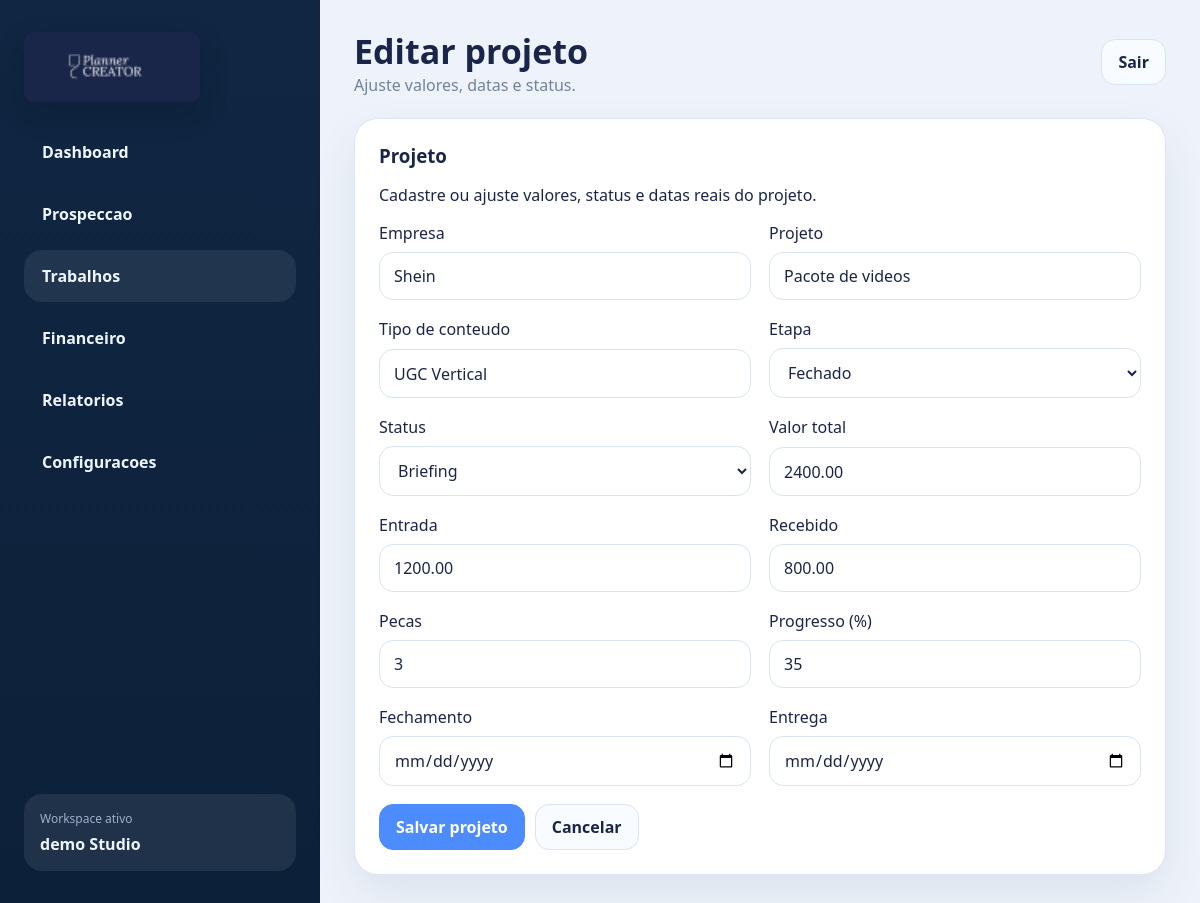
The app's page /trabalhos/1/editar/ (signed in) with its own data.
### studio/models.py (models this page shows, shortened)
class TimestampedModel(models.Model):
    created_at = models.DateTimeField(auto_now_add=True)
    updated_at = models.DateTimeField(auto_now=True)
    class Meta:
        abstract = True

class Workspace(TimestampedModel):
    name = models.CharField(max_length=160)
    slug = models.SlugField(max_length=180, unique=True, blank=True)
    class Meta:
        ordering = ["name"]

class WorkspaceOwnedModel(TimestampedModel):
    workspace = models.ForeignKey(Workspace, on_delete=models.CASCADE)
    class Meta:
        abstract = True

class Project(WorkspaceOwnedModel):
    company = models.CharField(max_length=160)
    project_name = models.CharField(max_length=180)
    content_type = models.CharField(max_length=120, default="UGC Vertical")
    stage = models.CharField(max_length=30, choices=PROJECT_STAGE_CHOICES, default="Fechado")
    status = models.CharField(max_length=40, choices=PROJECT_STATUS_CHOICES, default="Briefing")
    total_value = models.DecimalField(max_digits=12, decimal_places=2, default=0)
    entry_value = models.DecimalField(max_digits=12, decimal_places=2, default=0)
    received_value = models.DecimalField(max_digits=12, decimal_places=2, default=0)
    deliverables_count = models.PositiveIntegerField(default=1)
    progress = models.PositiveSmallIntegerField(default=0)
    close_date = models.DateField()
    due_date = models.DateField()
    class Meta:
        ordering = ["stage", "due_date", "-updated_at"]

### studio/views.py (the view)
# urls.py: path("trabalhos/<int:pk>/editar/", project_edit, name="project_edit"),
@login_required
def project_edit(request: HttpRequest, pk: int) -> HttpResponse:
    workspace = _workspace(request)
    project = get_object_or_404(Project, pk=pk, workspace=workspace)
    form = ProjectForm(request.POST or None, instance=project)
    if request.method == "POST" and form.is_valid():
        form.save()
        messages.success(request, "Projeto atualizado.")
        return redirect("jobs")
    context = shell_context("jobs", workspace, "Editar projeto", "Ajuste valores, datas e status.")
    context.update({"form": form, "form_title": "Projeto", "cancel_url": "jobs"})
    return render(request, "studio/project_form.html", context)

### studio/forms.py (shortened to what this page needs)
class ProjectForm(forms.ModelForm):
    class Meta:
        model = Project
        fields = [
            "company",
            "project_name",
            "content_type",
            "stage",
            "status",
            "total_value",
            "entry_value",
            "received_value",
            "deliverables_count",
            "progress",
            "close_date",
            "due_date",
        ]
        labels = {
            "company": "Empresa",
            "project_name": "Projeto",
            "content_type": "Tipo de conteudo",
            "stage": "Etapa",
            "status": "Status",
            "total_value": "Valor total",
            "entry_value": "Entrada",
            "received_value": "Recebido",
            "deliverables_count": "Pecas",
            "progress": "Progresso (%)",
            "close_date": "Fechamento",
            "due_date": "Entrega",
        }
        widgets = {
            "close_date": forms.DateInput(attrs={"type": "date"}),
            "due_date": forms.DateInput(attrs={"type": "date"}),
        }

### studio/services.py (called while the page is built)
def get_or_create_workspace_for_user(user: User) -> Workspace:
    membership = user.memberships.select_related("workspace").first()
    if membership:
        return membership.workspace
    workspace = Workspace.objects.create(name=f"{user.username or user.email or 'Studio'} Studio")
    Membership.objects.create(user=user, workspace=workspace, role=Membership.ROLE_OWNER)
    ensure_default_settings(workspace)
    return workspace

def navigation(page_key: str) -> list[dict]:
    items = []
    for item in NAV_ITEMS:
        items.append({**item, "url": reverse(item["url_name"]), "active": item["key"] == page_key})
    return items

def shell_context(page_key: str, workspace: Workspace, title: str, subtitle: str, action_label: str | None = None, action_url: str | None = None) -> dict:
    return {
        "nav_items": navigation(page_key),
        "page_key": page_key,
        "page_title": title,
        "page_subtitle": subtitle,
        "header_action_label": action_label,
        "header_action_url": reverse(action_url) if action_url else None,
        "workspace": workspace,
    }

### studio/views.py (called while the page is built)
def _workspace(request: HttpRequest):
    return get_or_create_workspace_for_user(request.user)

### studio/templates/studio/project_form.html (shortened to what this page needs)
{% extends "studio/base.html" %}
{% block content %}
<section class="card">
    <div class="card-header">
        <div>
            <h3>{{ form_title }}</h3>
            <p>Cadastre ou ajuste valores, status e datas reais do projeto.</p>
        </div>
    </div>
    <form method="post" class="form-grid">
        {% for field in form %}
            <div class="form-field{% if field.name == 'note' %} form-field--full{% endif %}">
                <label for="{{ field.id_for_label }}">{{ field.label }}</label>
                {{ field }}
            </div>
        {% endfor %}
        <div class="form-actions form-field--full">
            <button type="submit" class="primary-button">Salvar projeto</button>
            <a class="ghost-button" href="{% url cancel_url %}">Cancelar</a>
        </div>
    </form>
</section>
{% endblock %}

### studio/templates/studio/base.html (shortened to what this page needs)
{% load static %}
<!DOCTYPE html>
<html lang="pt-br">
<head>
    <link rel="stylesheet" href="{% static 'studio/app.css' %}">
</head>
<body>
    <div class="app-shell">
        <aside class="sidebar">
            <div class="brand-block">
                <img class="brand-logo" src="{% static 'studio/hubla-logo-banner.png' %}" alt="Hubla">
            </div>
            <nav class="nav-list">
                {% for item in nav_items %}
                    <a href="{{ item.url }}" class="nav-link{% if item.active %} active{% endif %}">{{ item.label }}</a>
                {% endfor %}
            </nav>
            <div class="workspace-chip">
                <span class="workspace-label">Workspace ativo</span>
                <strong>{{ workspace.name }}</strong>
            </div>
        </aside>
        <main class="content-area">
            <header class="page-header">
                <div>
                    <h2>{{ page_title }}</h2>
                    <p>{{ page_subtitle }}</p>
                </div>
                <div class="header-actions">
                    <a class="ghost-button" href="{% url 'logout' %}">Sair</a>
                </div>
            </header>
            {% block content %}{% endblock %}
        </main>
    </div>
</body>
</html>

### studio/static/studio/app.css (style rules this page uses)
:root { --bg: #eef3fb; --sidebar-top: #102642; --sidebar-bottom: #0d2039; --card: #ffffff; --card-soft: #f8fbff; --border: #dce6f4; --text: #1a2649; --muted: #70839d; --primary: #4d8cff; --primary-dark: #245fbe; --success: #2fb9ac; --danger: #c04d57; --shadow: 0 18px 45px rgba(16, 38, 66, 0.08); }
* { box-sizing: border-box; }
body { margin: 0; background: var(--bg); color: var(--text); font-family: "Segoe UI", "Trebuchet MS", sans-serif; }
a { color: inherit; text-decoration: none; }
button, input, select, textarea { font: inherit; }
input, select, textarea { width: 100%; border: 1px solid #d9e4f3; border-radius: 14px; background: #fff; padding: 12px 14px; color: var(--text); }
.app-shell { min-height: 100vh; display: grid; grid-template-columns: 320px 1fr; }
.sidebar { display: flex; flex-direction: column; gap: 24px; padding: 32px 24px; background: linear-gradient(180deg, var(--sidebar-top), var(--sidebar-bottom)); color: #edf5ff; }
.page-header h2, .card-header h3 { margin: 0; }
.page-header p, .muted, .activity-copy p, .setting-copy p, .schedule-row p { margin: 0; color: var(--muted); }
.brand-logo { display: block; width: min(176px, 100%); height: auto; border-radius: 10px; box-shadow: 0 12px 28px rgba(7, 16, 31, 0.22); }
.nav-list { display: flex; flex-direction: column; gap: 10px; }
.nav-link { padding: 15px 18px; border-radius: 18px; font-weight: 700; color: #edf5ff; }
.nav-link:hover, .nav-link.active { background: rgba(255, 255, 255, 0.08); }
.workspace-chip { margin-top: auto; padding: 16px; border-radius: 18px; background: rgba(255, 255, 255, 0.08); }
.workspace-label { display: block; font-size: 12px; color: #9cafcb; margin-bottom: 6px; }
.content-area { padding: 28px 34px; }
.page-header, .card-header, .meta-line, .pipeline-row, .prospect-top, .card-actions, .activity-row, .schedule-row, .setting-row { display: flex; align-items: center; justify-content: space-between; gap: 16px; }
.page-header { margin-bottom: 22px; }
.page-header h2 { font-size: 34px; }
.header-actions, .form-actions, .card-actions { display: flex; align-items: center; gap: 10px; flex-wrap: wrap; }
.card, .stat-card, .soft-card, .job-card, .pipeline-card, .note-box { background: var(--card); border: 1px solid var(--border); border-radius: 24px; box-shadow: var(--shadow); }
.card, .job-card { padding: 24px; }
.jobs-grid, .split-grid, .form-grid { display: grid; gap: 18px; }
.form-grid { grid-template-columns: repeat(2, minmax(0, 1fr)); }
.form-field--full { grid-column: 1 / -1; }
.form-field { display: grid; gap: 8px; }
.ghost-button, .primary-button, .danger-button { display: inline-flex; align-items: center; justify-content: center; border-radius: 14px; padding: 11px 16px; border: 1px solid #d9e4f3; cursor: pointer; font-weight: 700; }
.ghost-button { background: #f8fbff; color: var(--text); }
.primary-button { background: var(--primary); border-color: var(--primary); color: #fff; }

### records on screen
Workspace: name "demo Studio"
Project: form "Shein" "Pacote de videos" "UGC Vertical" "Fechado" "Briefing" "2400.00" "1200.00" "800.00" "3" "35"

### other values on screen
{{ item.label }} "Dashboard" "Prospeccao" "Trabalhos" "Financeiro" "Relatorios" "Configuracoes"
{{ page_title }} "Editar projeto"
{{ page_subtitle }} "Ajuste valores, datas e status."
{{ field.label }} "Empresa" "Projeto" "Tipo de conteudo" "Etapa" "Status" "Valor total" "Entrada" "Recebido" "Pecas" "Progresso (%)" "Fechamento" "Entrega"
